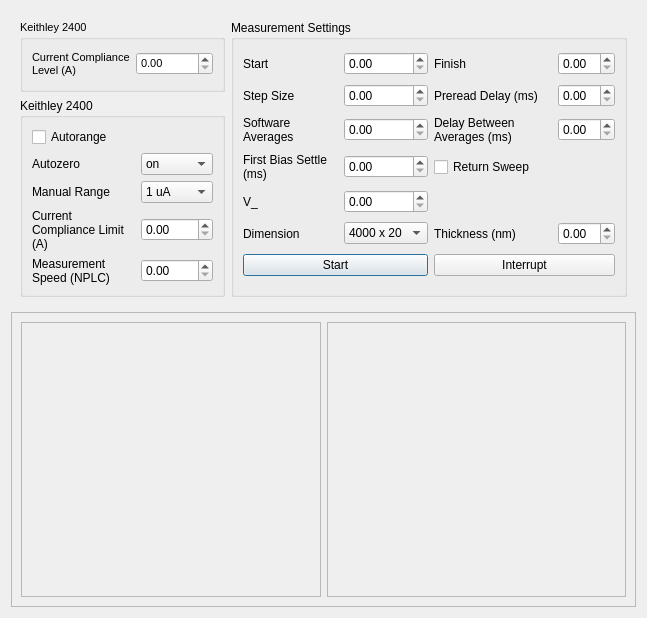
<?xml version="1.0" encoding="UTF-8"?>
<ui version="4.0">
 <class>Dialog</class>
 <widget class="QDialog" name="Dialog">
  <property name="geometry">
   <rect>
    <x>0</x>
    <y>0</y>
    <width>647</width>
    <height>618</height>
   </rect>
  </property>
  <property name="windowTitle">
   <string>Dialog</string>
  </property>
  <layout class="QVBoxLayout" name="verticalLayout">
   <item>
    <widget class="QFrame" name="frame">
     <layout class="QGridLayout" name="gridLayout_3">
      <item row="1" column="0">
       <widget class="QGroupBox" name="sweep_groupBox">
        <property name="title">
         <string>Keithley 2400</string>
        </property>
        <layout class="QGridLayout" name="gridLayout">
         <item row="0" column="0">
          <widget class="QCheckBox" name="autorange_sweep_checkBox">
           <property name="text">
            <string>Autorange</string>
           </property>
           <property name="checked">
            <bool>false</bool>
           </property>
          </widget>
         </item>
         <item row="2" column="0">
          <widget class="QLabel" name="label_3">
           <property name="text">
            <string>Manual Range</string>
           </property>
           <property name="wordWrap">
            <bool>true</bool>
           </property>
          </widget>
         </item>
         <item row="2" column="1">
          <widget class="QComboBox" name="manual_range_sweep_comboBox">
           <item>
            <property name="text">
             <string>1 uA</string>
            </property>
           </item>
           <item>
            <property name="text">
             <string>10 uA</string>
            </property>
           </item>
           <item>
            <property name="text">
             <string>100 uA</string>
            </property>
           </item>
           <item>
            <property name="text">
             <string>1 mA</string>
            </property>
           </item>
           <item>
            <property name="text">
             <string>10 mA</string>
            </property>
           </item>
           <item>
            <property name="text">
             <string>100 mA</string>
            </property>
           </item>
           <item>
            <property name="text">
             <string>1 A</string>
            </property>
           </item>
          </widget>
         </item>
         <item row="3" column="1">
          <widget class="QDoubleSpinBox" name="current_compliance_sweep_doubleSpinBox"/>
         </item>
         <item row="1" column="1">
          <widget class="QComboBox" name="autozero_sweep_comboBox">
           <item>
            <property name="text">
             <string>on</string>
            </property>
           </item>
           <item>
            <property name="text">
             <string>off</string>
            </property>
           </item>
           <item>
            <property name="text">
             <string>once</string>
            </property>
           </item>
          </widget>
         </item>
         <item row="4" column="1">
          <widget class="QDoubleSpinBox" name="nplc_sweep_doubleSpinBox"/>
         </item>
         <item row="4" column="0">
          <widget class="QLabel" name="label_5">
           <property name="text">
            <string>Measurement Speed (NPLC)</string>
           </property>
           <property name="wordWrap">
            <bool>true</bool>
           </property>
          </widget>
         </item>
         <item row="1" column="0">
          <widget class="QLabel" name="label_9">
           <property name="text">
            <string>Autozero</string>
           </property>
          </widget>
         </item>
         <item row="3" column="0">
          <widget class="QLabel" name="label_4">
           <property name="text">
            <string>Current Compliance Limit (A)</string>
           </property>
           <property name="wordWrap">
            <bool>true</bool>
           </property>
          </widget>
         </item>
        </layout>
       </widget>
      </item>
      <item row="0" column="0">
       <widget class="QGroupBox" name="constant_groupBox">
        <property name="font">
         <font>
          <pointsize>8</pointsize>
         </font>
        </property>
        <property name="title">
         <string>Keithley 2400</string>
        </property>
        <layout class="QHBoxLayout" name="horizontalLayout">
         <item>
          <widget class="QLabel" name="label">
           <property name="text">
            <string>Current Compliance Level (A)</string>
           </property>
           <property name="wordWrap">
            <bool>true</bool>
           </property>
          </widget>
         </item>
         <item>
          <widget class="QDoubleSpinBox" name="current_compliance_constant_doubleSpinBox"/>
         </item>
        </layout>
       </widget>
      </item>
      <item row="0" column="1" rowspan="2">
       <widget class="QGroupBox" name="groupBox_3">
        <property name="title">
         <string>Measurement Settings</string>
        </property>
        <layout class="QGridLayout" name="gridLayout_2">
         <item row="2" column="1">
          <widget class="QDoubleSpinBox" name="v_sweep_step_size_doubleSpinBox"/>
         </item>
         <item row="5" column="2">
          <widget class="QCheckBox" name="return_sweep_checkBox">
           <property name="text">
            <string>Return Sweep</string>
           </property>
          </widget>
         </item>
         <item row="8" column="0" colspan="2">
          <widget class="QPushButton" name="start_pushButton">
           <property name="text">
            <string>Start</string>
           </property>
          </widget>
         </item>
         <item row="4" column="3">
          <widget class="QDoubleSpinBox" name="delay_between_averages_doubleSpinBox"/>
         </item>
         <item row="0" column="1">
          <widget class="QDoubleSpinBox" name="v_sweep_start_doubleSpinBox"/>
         </item>
         <item row="5" column="1">
          <widget class="QDoubleSpinBox" name="first_bias_settle_doubleSpinBox"/>
         </item>
         <item row="5" column="0">
          <widget class="QLabel" name="label_14">
           <property name="text">
            <string>First Bias Settle (ms)</string>
           </property>
           <property name="wordWrap">
            <bool>true</bool>
           </property>
          </widget>
         </item>
         <item row="2" column="2">
          <widget class="QLabel" name="label_10">
           <property name="text">
            <string>Preread Delay (ms)</string>
           </property>
           <property name="wordWrap">
            <bool>true</bool>
           </property>
          </widget>
         </item>
         <item row="0" column="0">
          <widget class="QLabel" name="v_sweep_start_label">
           <property name="text">
            <string>Start</string>
           </property>
           <property name="wordWrap">
            <bool>true</bool>
           </property>
          </widget>
         </item>
         <item row="8" column="2" colspan="2">
          <widget class="QPushButton" name="interrupt_pushButton">
           <property name="text">
            <string>Interrupt</string>
           </property>
          </widget>
         </item>
         <item row="0" column="2">
          <widget class="QLabel" name="v_sweep_finish_label">
           <property name="text">
            <string>Finish</string>
           </property>
           <property name="wordWrap">
            <bool>true</bool>
           </property>
          </widget>
         </item>
         <item row="2" column="3">
          <widget class="QDoubleSpinBox" name="preread_delay_doubleSpinBox"/>
         </item>
         <item row="4" column="2">
          <widget class="QLabel" name="label_12">
           <property name="text">
            <string>Delay Between Averages (ms)</string>
           </property>
           <property name="wordWrap">
            <bool>true</bool>
           </property>
          </widget>
         </item>
         <item row="7" column="1">
          <widget class="QComboBox" name="dimension_comboBox">
           <item>
            <property name="text">
             <string>4000 x 20</string>
            </property>
           </item>
           <item>
            <property name="text">
             <string>2000 x 20</string>
            </property>
           </item>
           <item>
            <property name="text">
             <string>1000 x 20</string>
            </property>
           </item>
           <item>
            <property name="text">
             <string>800 x 20</string>
            </property>
           </item>
           <item>
            <property name="text">
             <string>400 x 20</string>
            </property>
           </item>
           <item>
            <property name="text">
             <string>200 x 20</string>
            </property>
           </item>
           <item>
            <property name="text">
             <string>100 x 20</string>
            </property>
           </item>
          </widget>
         </item>
         <item row="0" column="3">
          <widget class="QDoubleSpinBox" name="v_sweep_finish_doubleSpinBox"/>
         </item>
         <item row="7" column="0">
          <widget class="QLabel" name="label_15">
           <property name="text">
            <string>Dimension</string>
           </property>
          </widget>
         </item>
         <item row="4" column="0">
          <widget class="QLabel" name="label_11">
           <property name="text">
            <string>Software Averages</string>
           </property>
           <property name="wordWrap">
            <bool>true</bool>
           </property>
          </widget>
         </item>
         <item row="2" column="0">
          <widget class="QLabel" name="v_sweep_step_size_label">
           <property name="text">
            <string>Step Size</string>
           </property>
           <property name="wordWrap">
            <bool>true</bool>
           </property>
          </widget>
         </item>
         <item row="4" column="1">
          <widget class="QDoubleSpinBox" name="software_averages_doubleSpinBox"/>
         </item>
         <item row="6" column="0">
          <widget class="QLabel" name="v_constant_label">
           <property name="text">
            <string>V_</string>
           </property>
          </widget>
         </item>
         <item row="6" column="1">
          <widget class="QDoubleSpinBox" name="v_constant_doubleSpinBox"/>
         </item>
         <item row="7" column="2">
          <widget class="QLabel" name="label_6">
           <property name="text">
            <string>Thickness (nm)</string>
           </property>
          </widget>
         </item>
         <item row="7" column="3">
          <widget class="QDoubleSpinBox" name="thickness_doubleSpinBox"/>
         </item>
        </layout>
       </widget>
      </item>
     </layout>
    </widget>
   </item>
   <item>
    <widget class="QFrame" name="frame_2">
     <property name="frameShape">
      <enum>QFrame::StyledPanel</enum>
     </property>
     <property name="frameShadow">
      <enum>QFrame::Raised</enum>
     </property>
     <layout class="QHBoxLayout" name="horizontalLayout_2">
      <item>
       <widget class="QFrame" name="g_graph_container">
        <property name="frameShape">
         <enum>QFrame::StyledPanel</enum>
        </property>
        <property name="frameShadow">
         <enum>QFrame::Raised</enum>
        </property>
        <layout class="QGridLayout" name="gridLayout_4"/>
       </widget>
      </item>
      <item>
       <widget class="QFrame" name="ds_graph_container">
        <property name="frameShape">
         <enum>QFrame::StyledPanel</enum>
        </property>
        <property name="frameShadow">
         <enum>QFrame::Raised</enum>
        </property>
        <layout class="QGridLayout" name="gridLayout_5"/>
       </widget>
      </item>
     </layout>
    </widget>
   </item>
  </layout>
 </widget>
 <tabstops>
  <tabstop>current_compliance_constant_doubleSpinBox</tabstop>
  <tabstop>autorange_sweep_checkBox</tabstop>
  <tabstop>autozero_sweep_comboBox</tabstop>
  <tabstop>manual_range_sweep_comboBox</tabstop>
  <tabstop>current_compliance_sweep_doubleSpinBox</tabstop>
  <tabstop>nplc_sweep_doubleSpinBox</tabstop>
  <tabstop>v_sweep_start_doubleSpinBox</tabstop>
  <tabstop>v_sweep_finish_doubleSpinBox</tabstop>
  <tabstop>v_sweep_step_size_doubleSpinBox</tabstop>
  <tabstop>preread_delay_doubleSpinBox</tabstop>
  <tabstop>software_averages_doubleSpinBox</tabstop>
  <tabstop>delay_between_averages_doubleSpinBox</tabstop>
  <tabstop>first_bias_settle_doubleSpinBox</tabstop>
  <tabstop>return_sweep_checkBox</tabstop>
  <tabstop>v_constant_doubleSpinBox</tabstop>
  <tabstop>dimension_comboBox</tabstop>
  <tabstop>thickness_doubleSpinBox</tabstop>
  <tabstop>start_pushButton</tabstop>
  <tabstop>interrupt_pushButton</tabstop>
 </tabstops>
 <resources/>
 <connections/>
</ui>
